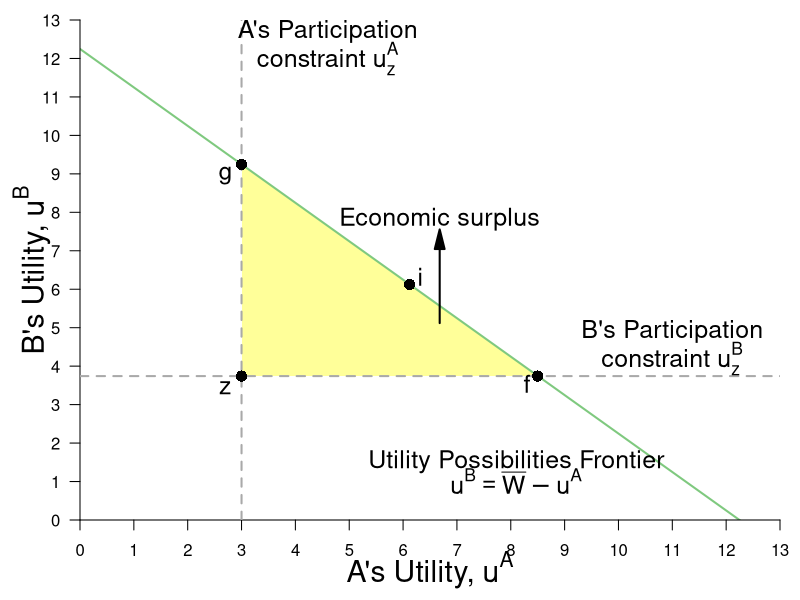

Write R code to recreate this figure.
require(ggplot2)
require(shape)
require(plotrix)
#pdf(file = "property_tioli_upfSTEP1.pdf", width = 9, height = 7)
#pdf(file = "property_tioli_upfSTEP2.pdf", width = 9, height = 7)
#pdf(file = "property_tioli_upfSTEP3.pdf", width = 9, height = 7)
pdf(file = "property/property_tioli_upf.pdf", width = 9, height = 7)

#Set parameters for graphics
namesize <- 1.3
pointsize <- 1.8
axislabelsize <- 1.8
labelsize <- 1.5
namesize <- 1.8
annotatesize <- 1.5
graphlinewidth <- 2
segmentlinewidth <- 1.5



#Colors
COL <- c("#7fc97f", "#beaed4", "#fdc086", "#ffff99", "#386cb0", "#f0027f", "#bf5b17", "#666666")
COLA <- c("#99d8c9","#66c2a4","#41ae76", "#238b45", "#005824")
COLB <- c("#4eb3d3", "#2b8cbe", "#0868ac","#084081")

upf <- function(ub) {
  12.24745 - ub
}


uA <- function(xA, yA, alpha = 1/2){
  ((xA)^alpha)*((yA)^(1 - alpha))
}


#Notes
#ua = (xa^0.5)*(ya^0.5)
#ub = ((10-xa)^05)*((15-ya)^0.5)

#ua = (10^0.5)*(15^0.5) = 12.24745
#ua_e = u(8,2) = (8^0.5)*(2^0.5) = 4

#Point g
# => x^A = 4/((3/2)^0.5) = 3.27 => x^B = 6.73
# => y^A = 3/2(x^A) = 4.9 => y^B = 10.1
#ua_g(4.9^0.5)*(3.27^0.5) = 4.002874
#ub_g(6.73^0.5)*(10.1^0.5) = 8.244574
#W = (4.002874^0.5)*(8.244574^0.5) = 5.744736

#COL <- c("#7fc97f", "#beaed4", "#fdc086", "#ffff99")
par(mar =  c(4, 4, 1, 1))
xlims <- c(0, 13)
ylims <- c(0, 13)


plot(0, 0, xlim = xlims, ylim = ylims, type = "n",
     xlab = "",
     ylab = "",
     xaxt = "n", 
     yaxt = "n", 
     cex.lab = axislabelsize, 
     bty = "n",
     xaxs="i", 
     yaxs="i")

npts <- 500 
npts2 <- 501
#Specify the sequences of points for graphing. 
xx1 <- seq(xlims[1], xlims[2], length.out = npts)
xx2 <- seq(xlims[1], xlims[2], length.out = npts)
xx3 <- seq(xlims[1], xlims[2], length.out = npts2)

text(0.5*xlims[2], -1.3, expression(paste("A's Utility, ", u^A)), xpd = TRUE, cex = axislabelsize) 
text(-0.9, 0.5*ylims[2], expression(paste("B's Utility, ", u^B)), xpd = TRUE, cex = axislabelsize, srt = 90) 


#polygons
#I need something like xx1 with npts for 
xpoly1 <- c(uA(9,1), 8.5, uA(9,1), uA(9,1))
ypoly1 <- c(uA(1,14), uA(1,14), upf(uA(9,1)), uA(1,14))
polygon(x = xpoly1, y = ypoly1, col=COL[4], density=NULL, border = NA)

#xpoly2 = c(0, 0, 12.24745, xlims[2], xlims[2], 0)
#ypoly2 = c(ylims[2], 12.24745, 0, 0, ylims[2], ylims[2])
#polygon(x = xpoly2, y = ypoly2, col=COL[4], density=NULL, border = NA)



#Draw the lines for the graphs
lines(xx1, upf(xx1), col = COL[1], lwd = graphlinewidth)

#Customize ticks and labels for the plot
ticksy <- seq(from = ylims[1], to = ylims[2], by = 1)
ylabels <- seq(from = ylims[1], to = ylims[2], by = 1)
ticksx <- seq(from =  xlims[1], to = xlims[2], by = 1)
xlabels <- seq(from = xlims[1], to = xlims[2], by = 1)
axis(1, at = ticksx, pos = 0, labels = xlabels)
axis(2, at = ticksy, pos = 0, labels = ylabels, las = 1)

#Annotation of the  graphs
#UPF
text(8.1, 1.5, expression(paste("Utility Possibilities Frontier")), 
     cex = annotatesize)
text(8.1, 1, expression(paste(u^B == bar(W) - u^A)), 
     cex = annotatesize)

#SWF
#text(11.5, 4.5, expression(paste("Social Planner's")))
#text(11.5, 4, expression(paste("Iso-welfare Curves")))

#Annotate Point f
#u^A = (5.84^0.5)*(8.77^0.5) = 7.16
#u^B = (4.16^0.5)*(6.23^0.5) = 5.09
#W = (7.16^0.5)*(5.09^0.5) = 6.03692

#points(5.09, 7.15, pch = 16, col = "black", cex = 1.5)
#text(5.3, 7.3, expression(f))


#Annotate Point i
#(5^0.5)*(7.5^0.5) = 6.123724
#W = (6.123724^0.5)(6.123724^0.5) = 6.123724
#points(6.123724, 6.123724, pch = 16, col = "black", cex = 1.5)
#text(6.3, 6.3, expression(i))

#Annotate point g
#ua_g(4.9^0.5)*(3.27^0.5) = 4.002874
#ub_g(6.73^0.5)*(10.1^0.5) = 8.244574
#W = (4.002874^0.5)*(8.244574^0.5) = 5.744736
#points(8.24, 4, pch = 16, col = "black", cex = 1.5)
#text(8.4, 4.2, expression(g))

#Annotate point e.
#ua_e = (8^0.5)*(2^0.5) = 4
#ub_e = (2^0.5)*(13.1^0.5) = 5.118594
#W = (4^0.5)*(5.118594^0.5) = 4.524862
segments(0,  uA(1,14), xlims[2], uA(1,14), lty = 2, col = "darkgray", lwd = 2)
segments(uA(9,1), 0, uA(9,1), ylims[2], 13, lty = 2, col = "darkgray", lwd = 2)

#Annotate e
points(uA(9,1),  uA(1,14), pch = 16, col = "black", cex = 1.5)
text(uA(9,1)-0.3,  uA(1,14)-0.3, expression(z), cex = annotatesize)

#Annotate f
points(8.5, uA(1,14), pch = 16, col = "black", cex = 1.5)
text(8.5 - 0.2, uA(1,14) - 0.2, expression(f), cex = annotatesize)

#Annotate g
points(uA(9,1, alpha = 1/2), upf(uA(9,1)), pch = 16, col = "black", cex = 1.5)
text(uA(9,1, alpha = 1/2)-0.3, upf(uA(9,1))-0.3, expression(g), cex = annotatesize)

#Annotate m
#points(4.389995,  5.703502, pch = 16, col = "black", cex = 1.5)
#text(4.6, 5.9, expression(m))

#Label economic rents
Arrows(6.68, 5.12, 6.68, 7.3, col = "black", lty = 1, lwd = 2, arr.type = "triangle")
text(6.68, 7.82, expression(paste("Economic surplus")), 
     cex = annotatesize)

#Point h
#points(4, 10, pch = 16, col = "black", cex = 1.5)
#u^A_h(6, 5) = (6^0.5)*(5^0.5) = 5.477226
#u^A_h(4, 10) = (4^0.5)*(10^0.5) = 6.324555
#points(6.12, 4, pch = 16, col = "black", cex = 1.5)
#text(5.92, 3.8, expression(h))

#Annotate Point i
#(5^0.5)*(7.5^0.5) = 6.123724
#W = (6.123724^0.5)(6.123724^0.5) = 6.123724
points(6.123724, 6.123724, pch = 16, col = "black", cex = 1.5)
text(6.123724 + 0.2, 6.123724 + 0.2, expression(i), cex = annotatesize)

#Label Participation Constraints
#Aisha's
text(11, 4.9, expression(paste("B's Participation")), cex = annotatesize)
text(11, 4.2, expression(paste("constraint ", u[z]^B)), cex = annotatesize)

#Betty's
text(4.6, 12.7, expression(paste("A's Participation")), cex = annotatesize)
text(4.6, 12, expression(paste("constraint ", u[z]^A)), cex = annotatesize)

#Arrows showing Social Planner's choices
#Arrows(5.2, 4.2, 5.9, 4.2, col = "black", lty = 1, lwd = 2, arr.type = "triangle", arr.lwd = arrowwidth)
#Arrows(6.12, 4.2, 6.12, 5.7, col = "black", lty = 1, lwd = 2, arr.type = "triangle", arr.lwd = arrowwidth)

dev.off()
